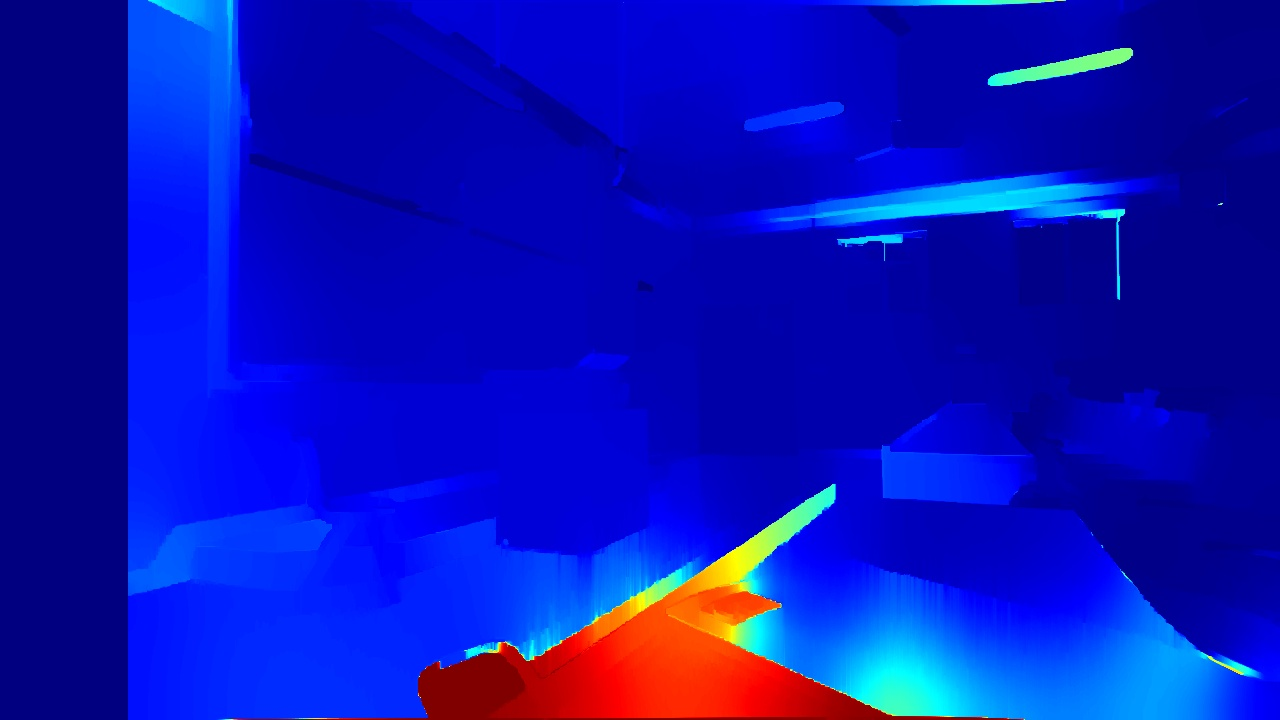
#> input picture DepthMap-SGBM/snapshot/SGBM_color.jpg, 1280 x 720 px, given in place of the camera
$ python main.py   (older library calls are emulated)
#> lines starting #> are read from the running program, lines starting #| are printed output that depends on the picture
import cv2

import numpy as np

import time

import cv2.ximgproc as ximgproc

# 左镜头的内参，如焦距
left_camera_matrix = np.array([
    [2036.5, 1.3, 583.4],
    [0, 2028.6, 449.5],
    [0, 0, 1]
])

right_camera_matrix = np.array([
    [2036.5, 1.3, 583.4],
    [0, 2028.6, 449.5],
    [0, 0, 1]
])

# 畸变系数,K1、K2、K3为径向畸变,P1、P2为切向畸变
left_distortion = np.array([[-0.3863, 0.5091, -0.0011, 0.001, -2.6353]])
right_distortion = np.array([[-0.4256, 1.5578, -0.0023, 0.0005, -11.6757]])

# 旋转矩阵
R = np.array([
    [0.9999, 0.0012, 0.0164],
    [-0.0011, 1, -0.0019],
    [-0.0164, 0.0019, 0.9999]
])

# 平移矩阵
T = np.array([[-85.9802], [0.0723], [1.1451]])

def run(source, width, height):
    # 初始化SGBM相关参数
#> called with source = 0, width = 2560, height = 720
    size = (width // 2, height)
    R1, R2, P1, P2, Q, validPixROI1, validPixROI2 = cv2.stereoRectify(left_camera_matrix, left_distortion,
                                                                    right_camera_matrix, right_distortion, size, R,
                                                                    T)

    # 校正查找映射表,将原始图像和校正后的图像上的点一一对应起来
    left_map1, left_map2 = cv2.initUndistortRectifyMap(left_camera_matrix, left_distortion, R1, P1, size, cv2.CV_16SC2)
    right_map1, right_map2 = cv2.initUndistortRectifyMap(right_camera_matrix, right_distortion, R2, P2, size, cv2.CV_16SC2)

    # 加载视频文件
    capture = cv2.VideoCapture(source)
    capture.set(cv2.CAP_PROP_FRAME_WIDTH, width)   # 设置画面的宽高
    capture.set(cv2.CAP_PROP_FRAME_HEIGHT, height)
    WIN_NAME = 'Deep disp'

    # 读取视频
    fps = 0.0

    ret, frame = capture.read()
#> frame is the input picture: shape (720, 1280, 3); mean B, G, R 185.3, 19.6, 10.5
    while ret:
        # 开始计时
        t1 = time.time()
        # 是否读取到了帧，读取到了则为True
        ret, frame = capture.read()
        # 读取图片的宽和高
        width, height = frame.shape[1], frame.shape[0]
#> width = 1280; height = 720

        # 切割为左右两张图片
        frame1 = frame[0:height, 0:width // 2]
        frame2 = frame[0:height, width // 2:  width]

        # 将BGR格式转换成灰度图片，用于畸变矫正
        imgL = cv2.cvtColor(frame1, cv2.COLOR_BGR2GRAY)
        imgR = cv2.cvtColor(frame2, cv2.COLOR_BGR2GRAY)

        # 重映射，就是把一幅图像中某位置的像素放置到另一个图片指定位置的过程。
        # 依据MATLAB测量数据重建无畸变图片,输入图片要求为灰度图
        img1_rectified = cv2.remap(imgL, left_map1, left_map2, cv2.INTER_LINEAR)
        img2_rectified = cv2.remap(imgR, right_map1, right_map2, cv2.INTER_LINEAR)
        #cv2.imshow('Left Rectified', img1_rectified)
        # 转换为opencv的BGR格式
        imageL = cv2.cvtColor(img1_rectified, cv2.COLOR_GRAY2BGR)
        imageR = cv2.cvtColor(img2_rectified, cv2.COLOR_GRAY2BGR)

        radius = 8

        eps = 1000

        guided_filter = ximgproc.createGuidedFilter(guide=imageL, radius=radius, eps=eps)
        imgL = guided_filter.filter(imageL)
#> imgL: shape (720, 1280, 3)
        imgR = guided_filter.filter(imageR)
#> imgR: shape (720, 1280, 3)
        guided_filter = ximgproc.createGuidedFilter(guide=imageR, radius=radius, eps=eps)


        blockSize = 3

        img_channels = 3

        stereo = cv2.StereoSGBM_create(minDisparity=0,
                                    numDisparities=128,
                                    blockSize=blockSize,
                                    P1=8 * img_channels * blockSize * blockSize,
                                    P2=32 * img_channels * blockSize * blockSize,
                                    disp12MaxDiff=-1,
                                    preFilterCap=63,
                                    uniquenessRatio=10,
                                    speckleWindowSize=100,
                                    speckleRange=1,
                                    mode=cv2.STEREO_SGBM_MODE_SGBM_3WAY)
        right_matcher = cv2.ximgproc.createRightMatcher(stereo)

        lmbda = 80000
        sigma = 3

        wls_filter = cv2.ximgproc.createDisparityWLSFilter(matcher_left=stereo)
        wls_filter.setLambda(lmbda)
        wls_filter.setSigmaColor(sigma)

        # 计算视差图
        disparity_left = stereo.compute(imgL, imgR)
        disparity_right = right_matcher.compute(imgR, imgL)
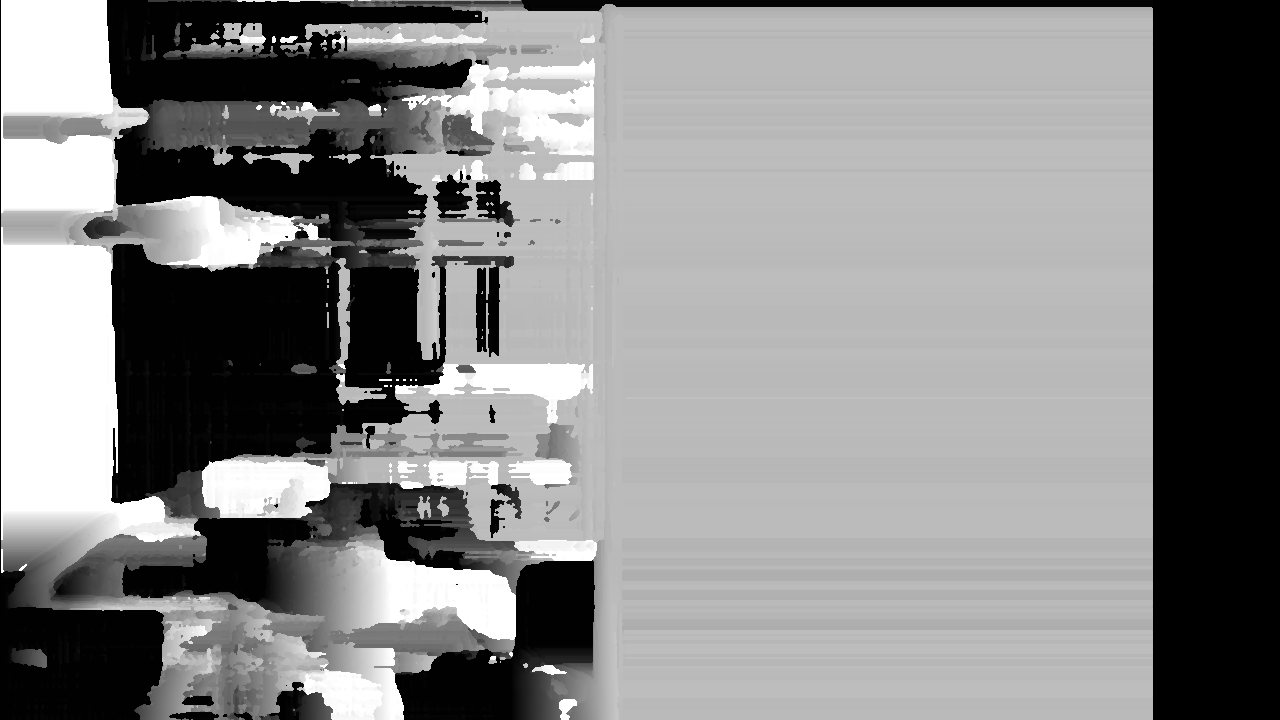
#> disparity_right: shape (720, 1280) int16; min -2048, max 0, mean -963.8; drawn with min black and max white
        disparity_left = np.int16(disparity_left)
        disparity_right = np.int16(disparity_right)
        filteredImg = wls_filter.filter(disparity_left, imgL, imgR, disparity_right)
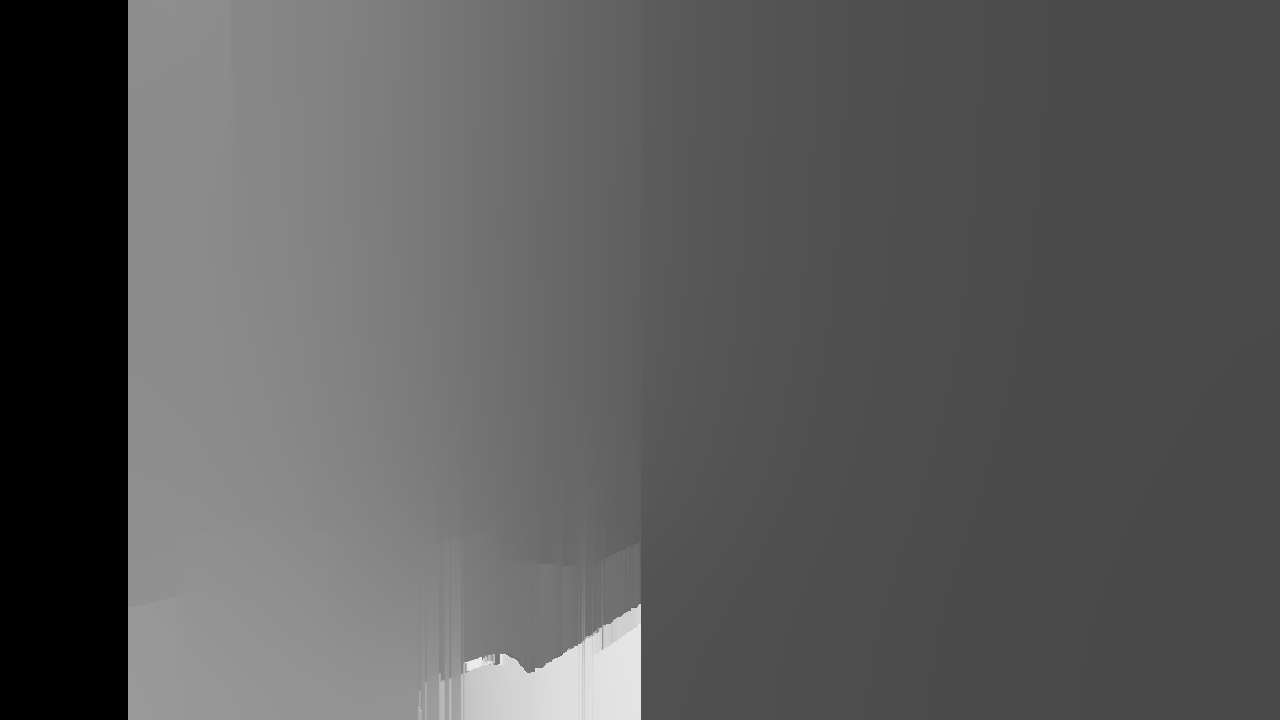
#> filteredImg: shape (720, 1280) int16; min -16, max 1983, mean 698.7; drawn with min black and max white
        mean = np.mean(filteredImg)
#> mean = 698.7
        std = np.std(filteredImg)
#> std = 326.8

        filteredImg[filteredImg < mean - 2 * std] = mean
        filteredImg[filteredImg > mean + 2 * std] = mean
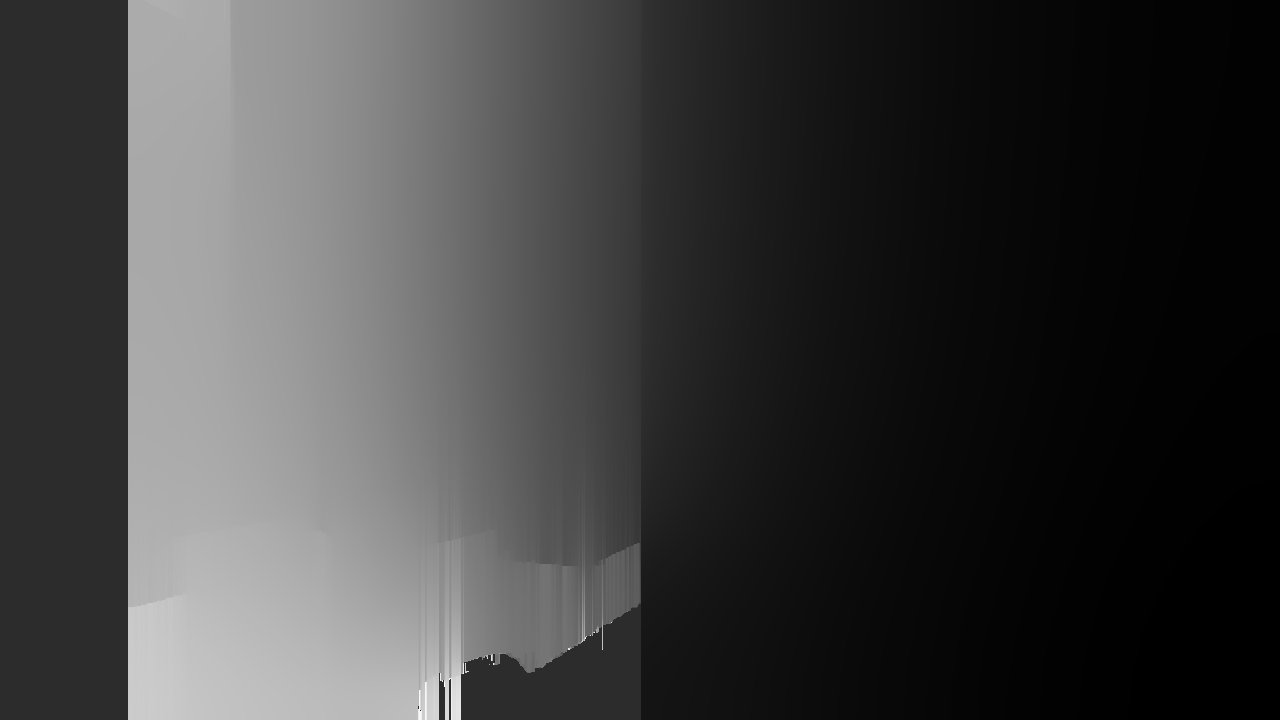
#> filteredImg: shape (720, 1280) int16; min 558, max 1352, mean 755.9; drawn with min black and max white

        # 归一化视差图
        filteredImg = cv2.normalize(src=filteredImg, dst=filteredImg, beta=0, alpha=255, norm_type=cv2.NORM_MINMAX)
        filteredImg = np.uint8(filteredImg)

        ColorImg = cv2.applyColorMap(cv2.convertScaleAbs(filteredImg, alpha=1), cv2.COLORMAP_JET)
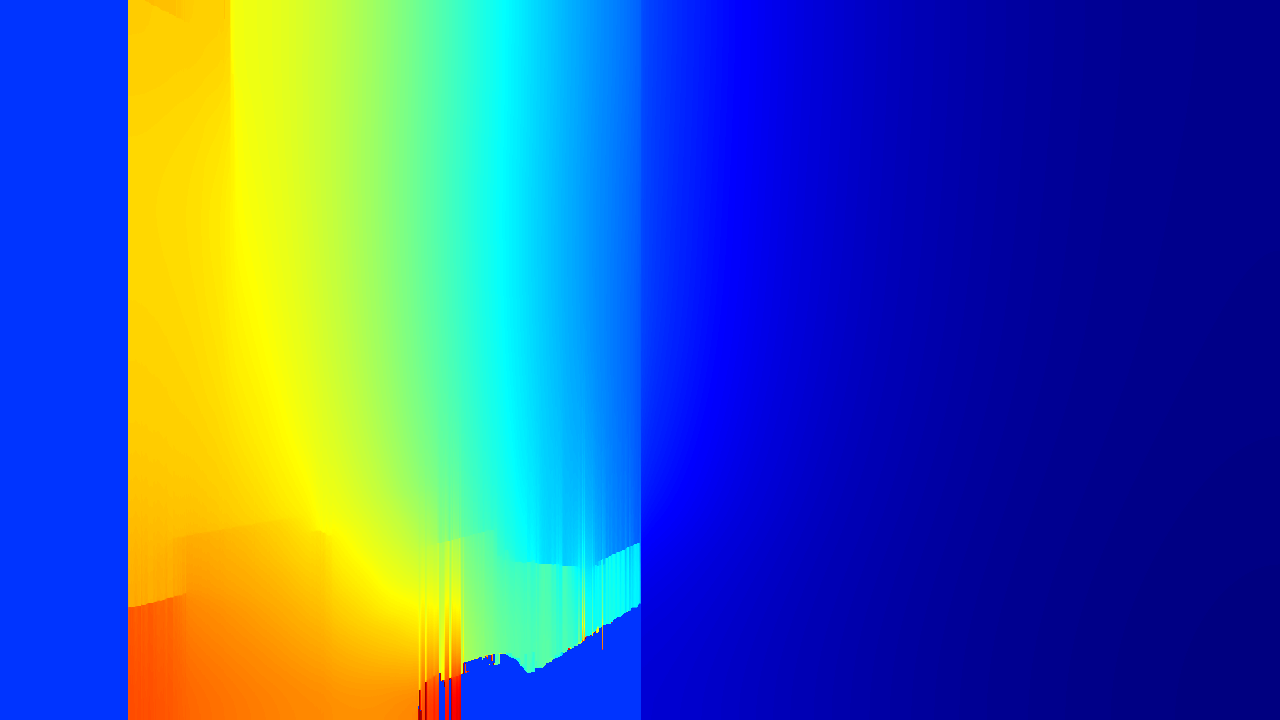
#> ColorImg: shape (720, 1280, 3); mean B, G, R 157.2, 90.6, 58.6

        # 显示视差图
        cv2.imshow('DisparityMap', filteredImg)
        cv2.imshow('ColorMap', ColorImg)

        # 若键盘按下q则退出播放
        if cv2.waitKey(1) & 0xff == ord('q'):
#> (key q is pressed here)
            break
    # 释放资源
    capture.release()

    # 关闭所有窗口
    cv2.destroyAllWindows()


if __name__ == "__main__":
    run(0, 2560, 720)
